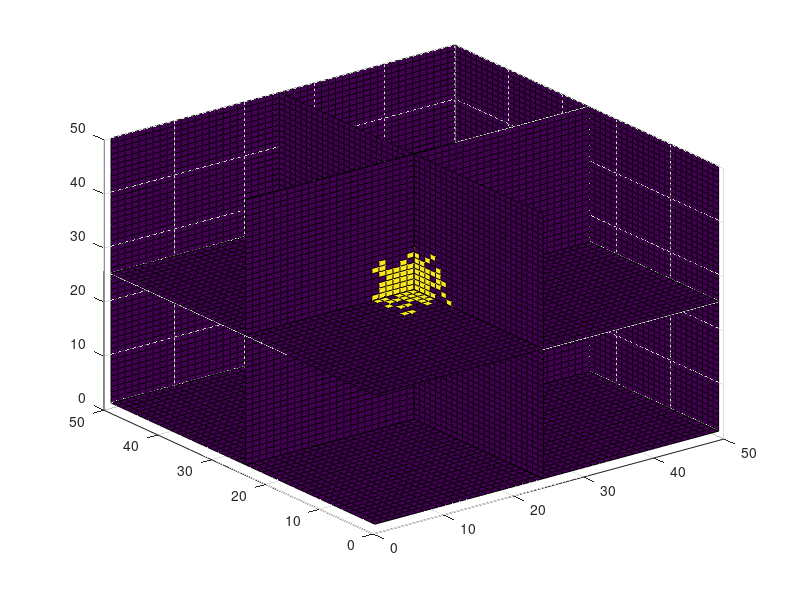

Reproduce this figure in MATLAB.
% Author: Nawaf k. Abdullah
% Simulation of gas diffusion is 3D
% Reference: Computational Physics 2nd Edition - Nicholas J. Giordano and
% Hisao Nakanishi

numIt=input('Enter number of iterations > ');
x=50;
y=50;
z=50;
grid = zeros(x,y,z);

for a=20:30
    for b=20:30
        for c=20:30
            grid(a,b,c)=1;
        end
    end
end

for n=1:numIt
for i=2:x-1
    for j=2:y-2
        for k=2:z-2
             if ( grid(i,j,k)== 1 )
                grid(i,j,k)=0;
                
                r=rand(1);
             %Direction possibility #1
             if (r < 0.1666)
                if ( grid(i+1,j,k)==1 )
                    grid(i,j,k)=1;
                else
                    grid(i+1,j,k)=1;
                end
             end
             %Direction possibility #2
             if (r >= 0.1666 && r < 0.3332)
                if ( grid(i-1,j,k)==1 )
                    grid(i,j,k)=1;
                else
                    grid(i-1,j,k)=1;
                end
             end
             %Direction possibility #3
             if (r >= 0.3332 && r < 0.5000)
                if ( grid(i,j+1,k)==1 )
                    grid(i,j,k)=1;
                else
                    grid(i,j+1,k)=1;
                end
             end
             %Direction possibility #4
             if (r >= 0.5000 && r < 0.6666)
                if ( grid(i,j-1,k)==1 )
                    grid(i,j,k)=1;
                else
                    grid(i,j-1,k)=1;
                end
             end
             %Direction possibility #5
             if (r >= 0.6666 && r < 0.8333)
                if ( grid(i,j,k+1)==1 )
                    grid(i,j,k)=1;
                else
                    grid(i,j,k+1)=1;
                end
             end
             %Direction possibility #6
             if (r >= 0.8333)
                if ( grid(i,j,k-1)==1 )
                    grid(i,j,k)=1;
                else
                    grid(i,j,k-1)=1;
                end
             end
             
             else
                 
             end
        end
    end
end
%Plot
figure(1)
xslice = [25, 50]; % location of y-z planes
yslice = [25, 50]; % location of x-z plane
zslice = [1, 25]; % location of x-y planes
slice(grid,xslice,yslice,zslice)
drawnow
end


